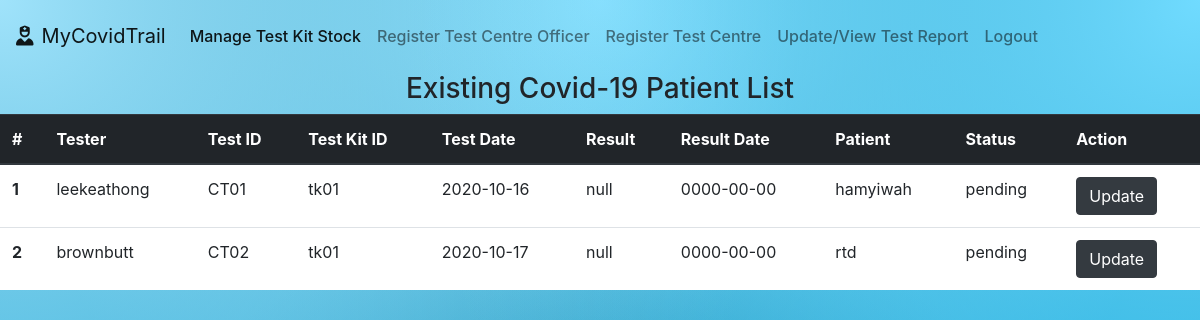
/php/update-view-test-report.php (signed in), run on the app's committed database.
### tables this page shows
CREATE TABLE `covidtest` (
  `testID` varchar(20) NOT NULL,
  `testDate` date NOT NULL,
  `status` varchar(50) NOT NULL,
  `result` varchar(50) NOT NULL,
  `resultDate` date NOT NULL,
  `recipient` varchar(50) NOT NULL,
  `tester` varchar(50) NOT NULL,
  `kitID` varchar(20) NOT NULL,
  `location` varchar(20) NOT NULL
);

### php/update-view-test-report.php (the view, shortened to what this page needs)
<?php
include_once("database.php");
if($_SESSION['role']=="manager"){
  $testListResult=mysqli_query($con,"SELECT * FROM covidtest WHERE location='".$_SESSION['testcentre']."';");
}
else{
  $testListResult=mysqli_query($con,"SELECT * FROM covidtest WHERE tester='".$_SESSION['username']."';");
}
?>
<!doctype html>
<html lang="en">
  <head>
    <link rel="stylesheet" href="https://maxcdn.bootstrapcdn.com/bootstrap/4.0.0/css/bootstrap.min.css">
    <link rel="stylesheet" href="../css/style.css">
  </head>
  <body>
    <?php include 'navbar.php';?>
    <h3 class="text-center">Existing Covid-19 Patient List</h3>
    <div class="table-responsive">
      <table class="table">
        <thead class="thead-dark">
          <tr>
            <th scope="col">#</th>
            <th scope="col">Tester</th>
            <th scope="col">Test ID</th>
            <th scope="col">Test Kit ID</th>
            <th scope="col">Test Date</th>
            <th scope="col">Result</th>
            <th scope="col">Result Date</th>
            <th scope="col">Patient</th>
            <th scope="col">Status</th>
            <th scope="col">Action</th>
          </tr>
        </thead>
        <tbody>
          <?php
          $j=0;
          foreach($testListResult as $testListRow){ ?>
          <tr>
            <th scope="row"><?php echo($j+1) ?></th>
            <td><?php echo $testListRow["tester"]; ?></td>
            <td><?php echo $testListRow["testID"]; ?></td>
            <td><?php echo $testListRow["kitID"]; ?></td>
            <td><?php echo $testListRow["testDate"]; ?></td>
            <td><?php echo $testListRow["result"]; ?></td>
            <td><?php echo $testListRow["resultDate"]; ?></td>
            <td><?php echo $testListRow["recipient"]; ?></td>
            <td><?php echo $testListRow["status"]; ?></td>
            <td>
              <a class="btn btn-dark" href='<?php
              if($testListRow["status"]=="pending"){
                echo ("update-test-report-form.php?test=".$testListRow["testID"]);
              }
              else{
                echo ("view-test-report-form.php?test=".$testListRow["testID"]);
              }
              ?>'>
                <?php if($testListRow["status"]=="pending"){echo("Update");}
                else{echo("View");}
                ?>
              </a>
            </td>
          </tr>
          <?php
          $j++;}
          ?>
        </tbody>
      </table>
    </div>
  </body>
</html>

### css/style.css (style rules this page uses)
body { background-color: #007ea7; background-attachment: fixed; background-size: cover; }
tbody th,td { background: rgba(255,255,255,1.0); }
thead { background: #006B8F; }

### data on the page
covidtest: tester "leekeathong", testID "CT01", kitID "tk01", testDate "2020-10-16", result "null", resultDate "0000-00-00", recipient "hamyiwah", status "pending", shows "Update"
covidtest: tester "brownbutt", testID "CT02", kitID "tk01", testDate "2020-10-17", result "null", resultDate "0000-00-00", recipient "rtd", status "pending", shows "Update"
